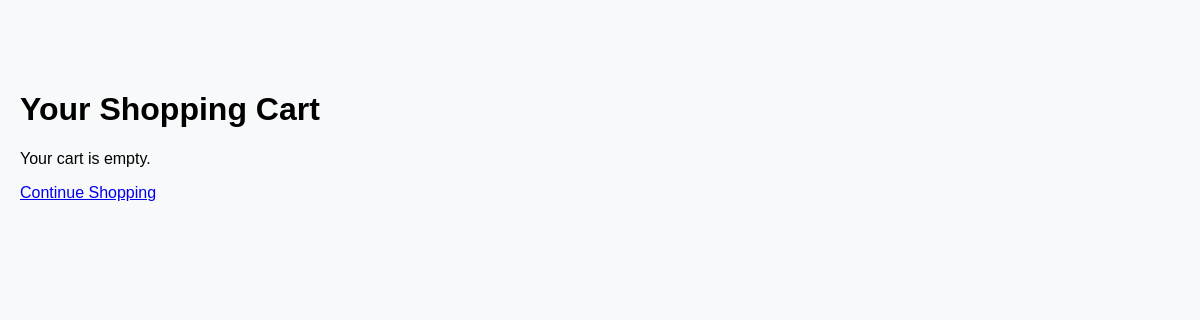
The app's page /viewcart/ (signed in), older data.
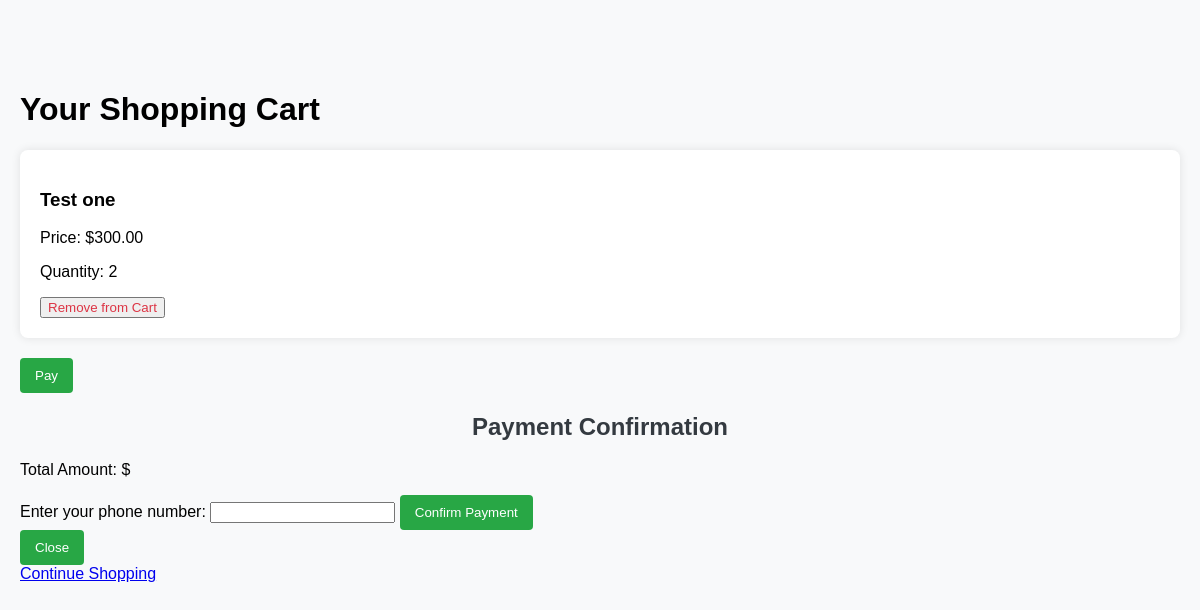
The same page, newer data.
### first/models.py (models this page shows, shortened)
class FirstCart(models.Model):
    user = models.ForeignKey(User, on_delete=models.CASCADE)
    product = models.ForeignKey(Product, on_delete=models.CASCADE)
    quantity = models.PositiveIntegerField(default=1)

class Product(models.Model):
    category = models.ForeignKey(Category, on_delete=models.CASCADE)
    subcategory = models.ForeignKey(SubCategory, on_delete=models.CASCADE)
    title = models.CharField(max_length=255)
    price = models.DecimalField(max_digits=10, decimal_places=2)
    brand = models.CharField(max_length=255)
    description = models.TextField()
    main_image = models.ImageField(upload_to='product_images/main/')
    image1 = models.ImageField(upload_to='product_images/reference/', blank=True, null=True)
    image2 = models.ImageField(upload_to='product_images/reference/', blank=True, null=True)
    available_colors = models.CharField(max_length=255)
    material = models.CharField(max_length=255)
    color = models.CharField(max_length=255)
    neckline = models.CharField(max_length=255)
    closure = models.CharField(max_length=255)
    design = models.CharField(max_length=255)
    special_features = models.TextField()
    care_instructions = models.TextField()
    rating = models.DecimalField(max_digits=3, decimal_places=2, default=0.0)
    likes = models.ManyToManyField(User, through=Like, related_name='liked_products')
    comments = models.ManyToManyField(User, through=Comment, related_name='commented_products')

### first/views.py (the view)
# urls.py: path('viewcart/', views.viewcart, name='viewcart'),
@login_required(login_url='/login')
def viewcart(request):
    user_cart_items = FirstCart.objects.filter(user=request.user)
    return render(request, 'viewcart.html', {'user_cart_items': user_cart_items})

### templates/viewcart.html (shortened to what this page needs)
{% load static %}
<!DOCTYPE html>
<html lang="en">
<head>
    <link rel="stylesheet" href="{% static 'css/cart.css' %}">
</head>
<body>
    <div class="container">
        <h1>Your Shopping Cart</h1>
             {% if user_cart_items %}
            <form method="post" action="{% url 'first:remove_from_cart' %}">
                {% for cart_item in user_cart_items %}
                    <div class="cart-item">
                        <h3>{{ cart_item.product.title }}</h3>
                        <p>Price: ${{ cart_item.product.price }}</p>
                        <p>Quantity: {{ cart_item.quantity }}</p>
                        <button type="submit" name="remove_from_cart_button" class="cart-item-remove">Remove from Cart</button>
                    </div>
                {% endfor %}
            </form>
            <button onclick="openPayModal()" class="checkout-button">Pay</button>
            <div id="payModal" class="modal">
                <div class="modal-content">
                    {% include 'pay.html' %}
                    <button onclick="closePayModal()" class="checkout-button">Close</button>
                </div>
            </div>
        {% else %}
            <p>Your cart is empty.</p>
        {% endif %}
        <a href="{% url 'first:shop' %}" class="continue-shopping-link">Continue Shopping</a>
    </div>
</body>
</html>

Row changes from the older to the newer data that the page shows:
added FirstCart: product "Test one", product.price "300.00", quantity "2"
Text that changed along with them:
text no longer shown: "Your cart is empty."
text now shown: "Pay Payment Confirmation Total Amount: $ Enter your phone number: Confirm Payment Close"
